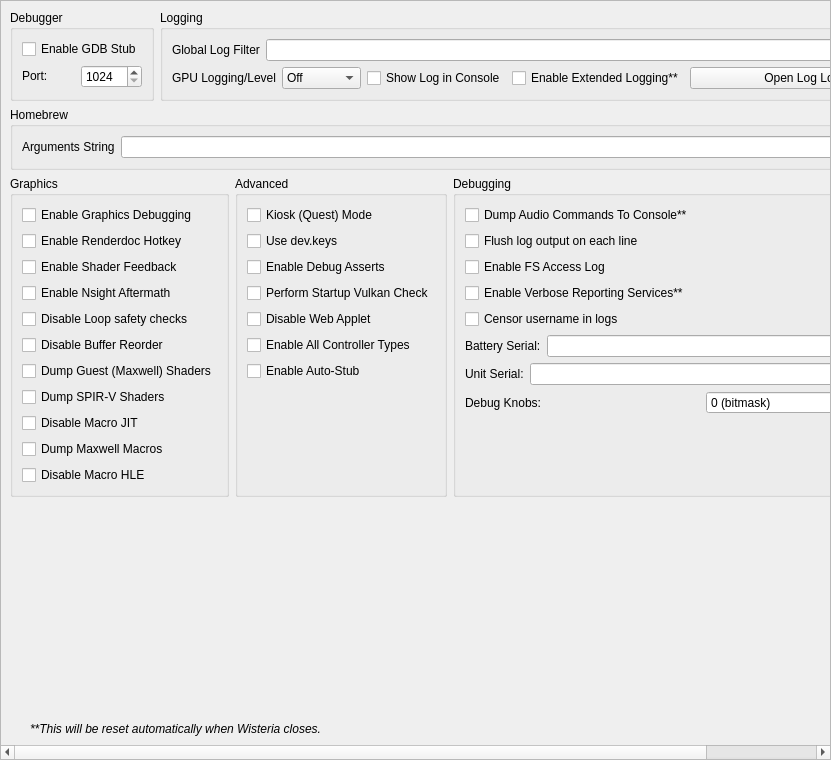
<?xml version="1.0" encoding="UTF-8"?>
<ui version="4.0">
 <class>ConfigureDebug</class>
 <widget class="QScrollArea" name="ConfigureDebug">
  <property name="geometry">
   <rect>
    <x>0</x>
    <y>0</y>
    <width>831</width>
    <height>760</height>
   </rect>
  </property>
  <property name="widgetResizable">
   <bool>true</bool>
  </property>
  <widget class="QWidget" name="widget">
   <property name="geometry">
    <rect>
     <x>0</x>
     <y>0</y>
     <width>829</width>
     <height>758</height>
    </rect>
   </property>
   <layout class="QVBoxLayout" name="verticalLayout_1">
    <item>
     <layout class="QHBoxLayout" name="horizontalLayout">
      <property name="topMargin">
       <number>0</number>
      </property>
      <item>
       <widget class="QGroupBox" name="groupBox">
        <property name="sizePolicy">
         <sizepolicy hsizetype="Preferred" vsizetype="Preferred">
          <horstretch>0</horstretch>
          <verstretch>0</verstretch>
         </sizepolicy>
        </property>
        <property name="title">
         <string>Debugger</string>
        </property>
        <property name="alignment">
         <set>Qt::AlignmentFlag::AlignLeading|Qt::AlignmentFlag::AlignLeft|Qt::AlignmentFlag::AlignTop</set>
        </property>
        <property name="flat">
         <bool>false</bool>
        </property>
        <property name="checkable">
         <bool>false</bool>
        </property>
        <layout class="QVBoxLayout" name="verticalLayout_3">
         <item>
          <widget class="QWidget" name="debug_widget" native="true">
           <property name="sizePolicy">
            <sizepolicy hsizetype="Preferred" vsizetype="Maximum">
             <horstretch>0</horstretch>
             <verstretch>0</verstretch>
            </sizepolicy>
           </property>
           <layout class="QVBoxLayout" name="verticalLayout">
            <property name="sizeConstraint">
             <enum>QLayout::SizeConstraint::SetDefaultConstraint</enum>
            </property>
            <property name="leftMargin">
             <number>0</number>
            </property>
            <property name="topMargin">
             <number>0</number>
            </property>
            <property name="rightMargin">
             <number>0</number>
            </property>
            <property name="bottomMargin">
             <number>0</number>
            </property>
            <item>
             <widget class="QCheckBox" name="toggle_gdbstub">
              <property name="sizePolicy">
               <sizepolicy hsizetype="Maximum" vsizetype="Maximum">
                <horstretch>0</horstretch>
                <verstretch>0</verstretch>
               </sizepolicy>
              </property>
              <property name="text">
               <string>Enable GDB Stub</string>
              </property>
             </widget>
            </item>
            <item>
             <widget class="QWidget" name="horizontalWidget_3" native="true">
              <property name="sizePolicy">
               <sizepolicy hsizetype="Preferred" vsizetype="Maximum">
                <horstretch>0</horstretch>
                <verstretch>0</verstretch>
               </sizepolicy>
              </property>
              <layout class="QHBoxLayout" name="horizontalLayout_3">
               <property name="leftMargin">
                <number>0</number>
               </property>
               <property name="topMargin">
                <number>0</number>
               </property>
               <property name="rightMargin">
                <number>0</number>
               </property>
               <property name="bottomMargin">
                <number>0</number>
               </property>
               <item>
                <widget class="QLabel" name="label_11">
                 <property name="sizePolicy">
                  <sizepolicy hsizetype="Minimum" vsizetype="Maximum">
                   <horstretch>0</horstretch>
                   <verstretch>0</verstretch>
                  </sizepolicy>
                 </property>
                 <property name="text">
                  <string>Port:</string>
                 </property>
                </widget>
               </item>
               <item>
                <widget class="QSpinBox" name="gdbport_spinbox">
                 <property name="sizePolicy">
                  <sizepolicy hsizetype="Preferred" vsizetype="Maximum">
                   <horstretch>0</horstretch>
                   <verstretch>0</verstretch>
                  </sizepolicy>
                 </property>
                 <property name="minimum">
                  <number>1024</number>
                 </property>
                 <property name="maximum">
                  <number>65535</number>
                 </property>
                </widget>
               </item>
              </layout>
             </widget>
            </item>
           </layout>
          </widget>
         </item>
        </layout>
       </widget>
      </item>
      <item>
       <widget class="QGroupBox" name="groupBox_2">
        <property name="sizePolicy">
         <sizepolicy hsizetype="Expanding" vsizetype="Preferred">
          <horstretch>0</horstretch>
          <verstretch>0</verstretch>
         </sizepolicy>
        </property>
        <property name="title">
         <string>Logging</string>
        </property>
        <layout class="QGridLayout" name="gridLayout_1">
         <item row="0" column="0" colspan="4">
          <widget class="QWidget" name="logging_widget" native="true">
           <property name="sizePolicy">
            <sizepolicy hsizetype="Preferred" vsizetype="Maximum">
             <horstretch>0</horstretch>
             <verstretch>0</verstretch>
            </sizepolicy>
           </property>
           <layout class="QHBoxLayout" name="horizontalLayout_1">
            <property name="leftMargin">
             <number>0</number>
            </property>
            <property name="topMargin">
             <number>0</number>
            </property>
            <property name="rightMargin">
             <number>0</number>
            </property>
            <property name="bottomMargin">
             <number>0</number>
            </property>
            <item>
             <widget class="QLabel" name="label_1">
              <property name="sizePolicy">
               <sizepolicy hsizetype="Preferred" vsizetype="Preferred">
                <horstretch>0</horstretch>
                <verstretch>0</verstretch>
               </sizepolicy>
              </property>
              <property name="text">
               <string>Global Log Filter</string>
              </property>
             </widget>
            </item>
            <item>
             <widget class="QLineEdit" name="log_filter_edit"/>
            </item>
           </layout>
          </widget>
         </item>
         <item row="1" column="0">
          <widget class="QWidget" name="gpu_log_level_widget" native="true">
           <property name="sizePolicy">
            <sizepolicy hsizetype="Preferred" vsizetype="Maximum">
             <horstretch>0</horstretch>
             <verstretch>0</verstretch>
            </sizepolicy>
           </property>
           <layout class="QHBoxLayout" name="gpu_log_level_layout">
            <property name="leftMargin">
             <number>0</number>
            </property>
            <property name="topMargin">
             <number>0</number>
            </property>
            <property name="rightMargin">
             <number>0</number>
            </property>
            <property name="bottomMargin">
             <number>0</number>
            </property>
            <item>
             <widget class="QLabel" name="gpu_log_level_label">
              <property name="text">
               <string>GPU Logging/Level</string>
              </property>
             </widget>
            </item>
            <item>
             <widget class="QComboBox" name="gpu_log_level">
              <property name="toolTip">
               <string>Detail level for GPU logs. Off disables logging entirely.</string>
              </property>
              <item>
               <property name="text">
                <string>Off</string>
               </property>
              </item>
              <item>
               <property name="text">
                <string>Errors</string>
               </property>
              </item>
              <item>
               <property name="text">
                <string>Standard</string>
               </property>
              </item>
              <item>
               <property name="text">
                <string>Verbose</string>
               </property>
              </item>
              <item>
               <property name="text">
                <string>All</string>
               </property>
              </item>
             </widget>
            </item>
           </layout>
          </widget>
         </item>
         <item row="1" column="1">
          <widget class="QCheckBox" name="toggle_console">
           <property name="text">
            <string>Show Log in Console</string>
           </property>
          </widget>
         </item>
         <item row="1" column="2">
          <widget class="QCheckBox" name="extended_logging">
           <property name="enabled">
            <bool>true</bool>
           </property>
           <property name="toolTip">
            <string>When checked, the max size of the log increases from 100 MB to 1 GB</string>
           </property>
           <property name="text">
            <string>Enable Extended Logging**</string>
           </property>
          </widget>
         </item>
         <item row="1" column="3">
          <widget class="QPushButton" name="open_log_button">
           <property name="sizePolicy">
            <sizepolicy hsizetype="Expanding" vsizetype="Maximum">
             <horstretch>1</horstretch>
             <verstretch>0</verstretch>
            </sizepolicy>
           </property>
           <property name="minimumSize">
            <size>
             <width>250</width>
             <height>0</height>
            </size>
           </property>
           <property name="text">
            <string>Open Log Location</string>
           </property>
          </widget>
         </item>
        </layout>
       </widget>
      </item>
     </layout>
    </item>
    <item>
     <widget class="QGroupBox" name="groupBox_3">
      <property name="title">
       <string>Homebrew</string>
      </property>
      <layout class="QVBoxLayout" name="verticalLayout_5">
       <item>
        <layout class="QHBoxLayout" name="horizontalLayout_4">
         <item>
          <widget class="QLabel" name="label_3">
           <property name="text">
            <string>Arguments String</string>
           </property>
          </widget>
         </item>
         <item>
          <widget class="QLineEdit" name="homebrew_args_edit"/>
         </item>
        </layout>
       </item>
      </layout>
     </widget>
    </item>
    <item>
     <layout class="QHBoxLayout" name="horizontalLayout_2">
      <item>
       <widget class="QGroupBox" name="groupBox_4">
        <property name="title">
         <string>Graphics</string>
        </property>
        <layout class="QGridLayout" name="gridLayout_2">
         <item row="4" column="0">
          <widget class="QCheckBox" name="disable_loop_safety_checks">
           <property name="toolTip">
            <string>When checked, it executes shaders without loop logic changes</string>
           </property>
           <property name="text">
            <string>Disable Loop safety checks</string>
           </property>
          </widget>
         </item>
         <item row="9" column="0">
          <widget class="QCheckBox" name="dump_macros">
           <property name="enabled">
            <bool>true</bool>
           </property>
           <property name="toolTip">
            <string>When checked, it will dump all the macro programs of the GPU</string>
           </property>
           <property name="text">
            <string>Dump Maxwell Macros</string>
           </property>
          </widget>
         </item>
         <item row="3" column="0">
          <widget class="QCheckBox" name="enable_nsight_aftermath">
           <property name="toolTip">
            <string>When checked, it enables Nsight Aftermath crash dumps</string>
           </property>
           <property name="text">
            <string>Enable Nsight Aftermath</string>
           </property>
          </widget>
         </item>
         <item row="6" column="0">
          <widget class="QCheckBox" name="dump_guest_shaders">
           <property name="enabled">
            <bool>true</bool>
           </property>
           <property name="toolTip">
            <string>When checked, it will dump original Maxwell guest shader bytecode (the input to the recompiler) as .ash files under DumpDir/shaders/. Useful for inspection with nvdisasm.</string>
           </property>
           <property name="text">
            <string>Dump Guest (Maxwell) Shaders</string>
           </property>
          </widget>
         </item>
         <item row="1" column="0">
          <widget class="QCheckBox" name="enable_renderdoc_hotkey">
           <property name="text">
            <string>Enable Renderdoc Hotkey</string>
           </property>
          </widget>
         </item>
         <item row="8" column="0">
          <widget class="QCheckBox" name="disable_macro_jit">
           <property name="enabled">
            <bool>true</bool>
           </property>
           <property name="toolTip">
            <string>When checked, it disables the macro Just In Time compiler. Enabling this makes games run slower</string>
           </property>
           <property name="text">
            <string>Disable Macro JIT</string>
           </property>
          </widget>
         </item>
         <item row="10" column="0">
          <widget class="QCheckBox" name="disable_macro_hle">
           <property name="enabled">
            <bool>true</bool>
           </property>
           <property name="toolTip">
            <string>When checked, it disables the macro HLE functions. Enabling this makes games run slower</string>
           </property>
           <property name="text">
            <string>Disable Macro HLE</string>
           </property>
          </widget>
         </item>
         <item row="0" column="0">
          <widget class="QCheckBox" name="enable_graphics_debugging">
           <property name="enabled">
            <bool>true</bool>
           </property>
           <property name="toolTip">
            <string>When checked, the graphics API enters a slower debugging mode</string>
           </property>
           <property name="text">
            <string>Enable Graphics Debugging</string>
           </property>
          </widget>
         </item>
         <item row="11" column="0">
          <spacer name="verticalSpacer_5">
           <property name="orientation">
            <enum>Qt::Orientation::Vertical</enum>
           </property>
           <property name="sizeType">
            <enum>QSizePolicy::Policy::Preferred</enum>
           </property>
           <property name="sizeHint" stdset="0">
            <size>
             <width>20</width>
             <height>0</height>
            </size>
           </property>
          </spacer>
         </item>
         <item row="2" column="0">
          <widget class="QCheckBox" name="enable_shader_feedback">
           <property name="toolTip">
            <string>When checked, yuzu will log statistics about the compiled pipeline cache</string>
           </property>
           <property name="text">
            <string>Enable Shader Feedback</string>
           </property>
          </widget>
         </item>
         <item row="5" column="0">
          <widget class="QCheckBox" name="disable_buffer_reorder">
           <property name="toolTip">
            <string>&lt;html&gt;&lt;head/&gt;&lt;body&gt;&lt;p&gt;When checked, disables reordering of mapped memory uploads which allows to associate uploads with specific draws. May reduce performance in some cases.&lt;/p&gt;&lt;/body&gt;&lt;/html&gt;</string>
           </property>
           <property name="text">
            <string>Disable Buffer Reorder</string>
           </property>
          </widget>
         </item>
         <item row="7" column="0">
          <widget class="QCheckBox" name="gpu_log_shader_dumps">
           <property name="toolTip">
            <string>When checked, it will dump the recompiler's output SPIR-V binaries (.spv) under LogDir/shaders/. Inspect via SPIRV-Tools (spirv-dis / spirv-cross / spirv-val) or RenderDoc.</string>
           </property>
           <property name="text">
            <string>Dump SPIR-V Shaders</string>
           </property>
          </widget>
         </item>
        </layout>
       </widget>
      </item>
      <item>
       <widget class="QGroupBox" name="groupBox_6">
        <property name="title">
         <string>Advanced</string>
        </property>
        <layout class="QGridLayout" name="gridLayout_4">
         <item row="3" column="0">
          <widget class="QCheckBox" name="perform_vulkan_check">
           <property name="toolTip">
            <string>Enables yuzu to check for a working Vulkan environment when the program starts up. Disable this if this is causing issues with external programs seeing yuzu.</string>
           </property>
           <property name="text">
            <string>Perform Startup Vulkan Check</string>
           </property>
          </widget>
         </item>
         <item row="4" column="0">
          <widget class="QCheckBox" name="disable_web_applet">
           <property name="text">
            <string>Disable Web Applet</string>
           </property>
          </widget>
         </item>
         <item row="5" column="0">
          <widget class="QCheckBox" name="enable_all_controllers">
           <property name="text">
            <string>Enable All Controller Types</string>
           </property>
          </widget>
         </item>
         <item row="6" column="0">
          <widget class="QCheckBox" name="use_auto_stub">
           <property name="text">
            <string>Enable Auto-Stub</string>
           </property>
          </widget>
         </item>
         <item row="0" column="0">
          <widget class="QCheckBox" name="quest_flag">
           <property name="text">
            <string>Kiosk (Quest) Mode</string>
           </property>
          </widget>
         </item>
         <item row="1" column="0">
          <widget class="QCheckBox" name="use_dev_keys">
           <property name="text">
            <string>Use dev.keys</string>
           </property>
          </widget>
         </item>
         <item row="2" column="0">
          <widget class="QCheckBox" name="use_debug_asserts">
           <property name="text">
            <string>Enable Debug Asserts</string>
           </property>
          </widget>
         </item>
         <item row="7" column="0">
          <spacer name="verticalSpacer_4">
           <property name="orientation">
            <enum>Qt::Orientation::Vertical</enum>
           </property>
           <property name="sizeType">
            <enum>QSizePolicy::Policy::Expanding</enum>
           </property>
           <property name="sizeHint" stdset="0">
            <size>
             <width>20</width>
             <height>0</height>
            </size>
           </property>
          </spacer>
         </item>
        </layout>
       </widget>
      </item>
      <item>
       <widget class="QGroupBox" name="groupBox_5">
        <property name="title">
         <string>Debugging</string>
        </property>
        <layout class="QGridLayout" name="gridLayout_3">
         <item row="6" column="0">
          <widget class="QWidget" name="serial_battery_widget" native="true">
           <property name="sizePolicy">
            <sizepolicy hsizetype="Preferred" vsizetype="Maximum">
             <horstretch>0</horstretch>
             <verstretch>0</verstretch>
            </sizepolicy>
           </property>
           <layout class="QHBoxLayout" name="horizontalLayout_11">
            <property name="leftMargin">
             <number>0</number>
            </property>
            <property name="topMargin">
             <number>0</number>
            </property>
            <property name="rightMargin">
             <number>0</number>
            </property>
            <property name="bottomMargin">
             <number>0</number>
            </property>
            <item>
             <widget class="QLabel" name="label_12">
              <property name="sizePolicy">
               <sizepolicy hsizetype="Preferred" vsizetype="Preferred">
                <horstretch>0</horstretch>
                <verstretch>0</verstretch>
               </sizepolicy>
              </property>
              <property name="text">
               <string>Battery Serial:</string>
              </property>
             </widget>
            </item>
            <item>
             <widget class="QLineEdit" name="serial_battery_edit"/>
            </item>
           </layout>
          </widget>
         </item>
         <item row="8" column="0">
          <widget class="QWidget" name="debug_knobs_widget" native="true">
           <property name="sizePolicy">
            <sizepolicy hsizetype="Preferred" vsizetype="Maximum">
             <horstretch>0</horstretch>
             <verstretch>0</verstretch>
            </sizepolicy>
           </property>
           <layout class="QHBoxLayout" name="horizontalLayout_debug_knobs">
            <property name="leftMargin">
             <number>0</number>
            </property>
            <property name="topMargin">
             <number>0</number>
            </property>
            <property name="rightMargin">
             <number>0</number>
            </property>
            <property name="bottomMargin">
             <number>0</number>
            </property>
            <item>
             <widget class="QLabel" name="label_debug_knobs">
              <property name="sizePolicy">
               <sizepolicy hsizetype="Preferred" vsizetype="Preferred">
                <horstretch>0</horstretch>
                <verstretch>0</verstretch>
               </sizepolicy>
              </property>
              <property name="text">
               <string>Debug Knobs:</string>
              </property>
             </widget>
            </item>
            <item>
             <widget class="QSpinBox" name="debug_knobs_spinbox">
              <property name="minimum">
               <number>0</number>
              </property>
              <property name="maximum">
               <number>65535</number>
              </property>
              <property name="toolTip">
               <string>Bitmask for quick development toggles</string>
              </property>
              <property name="statusTip">
               <string>Set debug knobs (bitmask)</string>
              </property>
              <property name="whatsThis">
               <string>16-bit debug knob set for quick development toggles</string>
              </property>
              <property name="suffix">
               <string> (bitmask)</string>
              </property>
             </widget>
            </item>
           </layout>
          </widget>
         </item>
         <item row="7" column="0">
          <widget class="QWidget" name="serial_board_widget" native="true">
           <property name="sizePolicy">
            <sizepolicy hsizetype="Preferred" vsizetype="Maximum">
             <horstretch>0</horstretch>
             <verstretch>0</verstretch>
            </sizepolicy>
           </property>
           <layout class="QHBoxLayout" name="horizontalLayout_12">
            <property name="leftMargin">
             <number>0</number>
            </property>
            <property name="topMargin">
             <number>0</number>
            </property>
            <property name="rightMargin">
             <number>0</number>
            </property>
            <property name="bottomMargin">
             <number>0</number>
            </property>
            <item>
             <widget class="QLabel" name="label_13">
              <property name="sizePolicy">
               <sizepolicy hsizetype="Preferred" vsizetype="Preferred">
                <horstretch>0</horstretch>
                <verstretch>0</verstretch>
               </sizepolicy>
              </property>
              <property name="text">
               <string>Unit Serial:</string>
              </property>
             </widget>
            </item>
            <item>
             <widget class="QLineEdit" name="serial_board_edit"/>
            </item>
           </layout>
          </widget>
         </item>
         <item row="20" column="0">
          <spacer name="verticalSpacer_3">
           <property name="orientation">
            <enum>Qt::Orientation::Vertical</enum>
           </property>
           <property name="sizeType">
            <enum>QSizePolicy::Policy::Expanding</enum>
           </property>
           <property name="sizeHint" stdset="0">
            <size>
             <width>20</width>
             <height>0</height>
            </size>
           </property>
          </spacer>
         </item>
         <item row="1" column="0">
          <widget class="QCheckBox" name="dump_audio_commands">
           <property name="toolTip">
            <string>Enable this to output the latest generated audio command list to the console. Only affects games using the audio renderer.</string>
           </property>
           <property name="text">
            <string>Dump Audio Commands To Console**</string>
           </property>
          </widget>
         </item>
         <item row="2" column="0">
          <widget class="QCheckBox" name="flush_line">
           <property name="text">
            <string>Flush log output on each line</string>
           </property>
          </widget>
         </item>
         <item row="3" column="0">
          <widget class="QCheckBox" name="fs_access_log">
           <property name="text">
            <string>Enable FS Access Log</string>
           </property>
          </widget>
         </item>
         <item row="4" column="0">
          <widget class="QCheckBox" name="reporting_services">
           <property name="text">
            <string>Enable Verbose Reporting Services**</string>
           </property>
          </widget>
         </item>
         <item row="5" column="0">
          <widget class="QCheckBox" name="censor_username">
           <property name="text">
            <string>Censor username in logs</string>
           </property>
          </widget>
         </item>
        </layout>
       </widget>
      </item>
     </layout>
    </item>
    <item>
     <spacer name="verticalSpacer">
      <property name="orientation">
       <enum>Qt::Orientation::Vertical</enum>
      </property>
      <property name="sizeHint" stdset="0">
       <size>
        <width>20</width>
        <height>0</height>
       </size>
      </property>
     </spacer>
    </item>
    <item>
     <widget class="QLabel" name="label_5">
      <property name="sizePolicy">
       <sizepolicy hsizetype="Expanding" vsizetype="Preferred">
        <horstretch>0</horstretch>
        <verstretch>0</verstretch>
       </sizepolicy>
      </property>
      <property name="font">
       <font>
        <italic>true</italic>
       </font>
      </property>
      <property name="text">
    <string>**This will be reset automatically when Wisteria closes.</string>
      </property>
      <property name="indent">
       <number>20</number>
      </property>
     </widget>
    </item>
   </layout>
  </widget>
 </widget>
 <tabstops>
  <tabstop>log_filter_edit</tabstop>
  <tabstop>toggle_console</tabstop>
  <tabstop>extended_logging</tabstop>
  <tabstop>open_log_button</tabstop>
  <tabstop>homebrew_args_edit</tabstop>
  <tabstop>enable_graphics_debugging</tabstop>
  <tabstop>enable_shader_feedback</tabstop>
  <tabstop>enable_nsight_aftermath</tabstop>
  <tabstop>fs_access_log</tabstop>
  <tabstop>reporting_services</tabstop>
  <tabstop>quest_flag</tabstop>
  <tabstop>use_debug_asserts</tabstop>
 </tabstops>
 <resources/>
 <connections/>
</ui>
